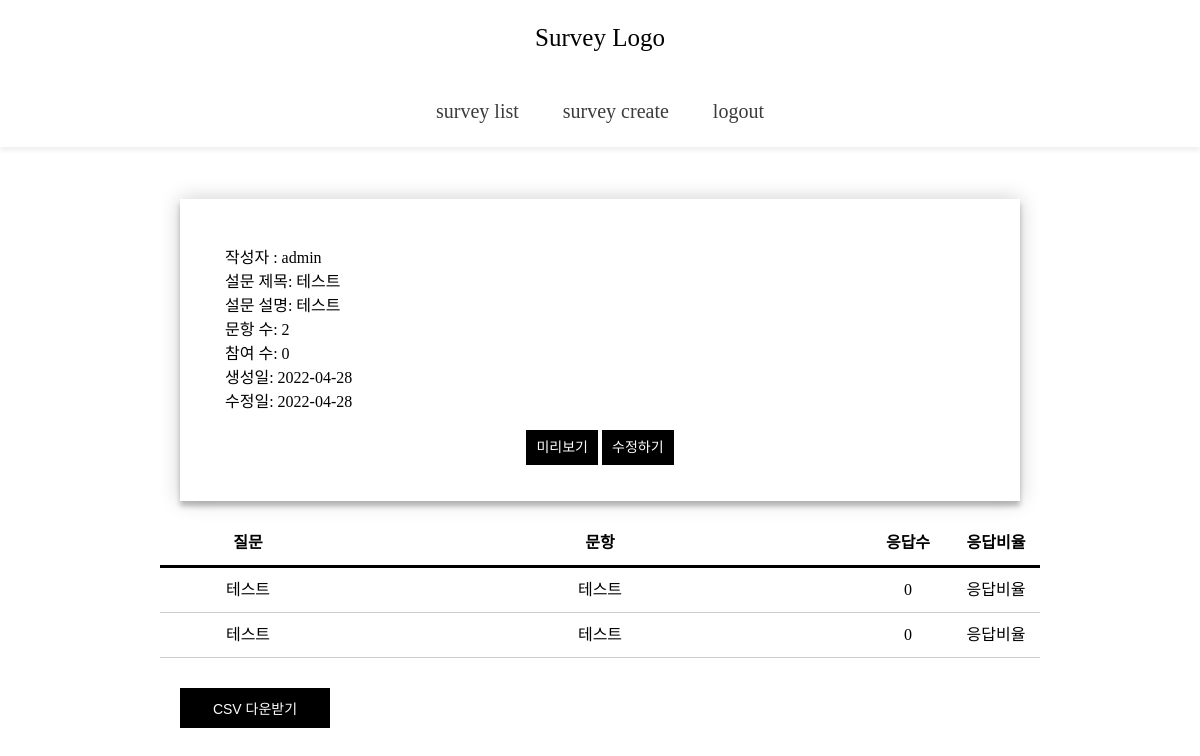
Page /information/10 (signed in) on the committed database.
### survey_q/models.py (models this page shows)
class Question(models.Model):
    writer = models.ForeignKey(Manager, null=True, on_delete=models.SET_NULL, verbose_name="작성자")
    title = models.CharField(max_length=100, verbose_name="설문지 제목")
    notice = models.TextField(blank=True, null=True, verbose_name="설문지 설명")
    created_at = models.DateTimeField(auto_now_add=True, verbose_name="생성 날짜")
    updated_at = models.DateTimeField(auto_now=True, verbose_name="최종 수정 날짜")

class Choice(models.Model):
    CATEGORY_CHOICE = (
        ('checkbox', 'checkbox'),
        ('radio', 'radio'),
        ('select', 'select'),
    )
    question = models.ForeignKey(Question, on_delete=models.CASCADE)
    category = models.CharField(max_length=10, choices=CATEGORY_CHOICE, default='checkbox', verbose_name="유형 선택")
    choice_title = models.CharField(max_length=100, verbose_name="질문")
    item1 = models.CharField(max_length=100, verbose_name="옵션")
    item2 = models.CharField(max_length=100, blank=True, null=True, verbose_name="옵션")
    item3 = models.CharField(max_length=100, blank=True, null=True, verbose_name="옵션")
    item4 = models.CharField(max_length=100, blank=True, null=True, verbose_name="옵션")
    item5 = models.CharField(max_length=100, blank=True, null=True, verbose_name="옵션")
    item6 = models.CharField(max_length=100, blank=True, null=True, verbose_name="옵션")

### survey_q/views.py (the view)
# urls.py: path("information/<int:pk>", views.survey_information, name="info"),
@login_required(login_url='user:login')
def survey_information(request, pk):
    if request.method == 'GET':
        survey = Question.objects.filter(id=pk)
        return render(request, "survey_q/survey_info.html", { 'survey': survey })

### templates/survey_q/survey_info.html (shortened to what this page needs)
{% extends 'main_nav.html' %}
{% load static %}
{% block style %}
    <link href="/static/css/survey_info.css" rel="stylesheet" type="text/css">
{% endblock %}
{% block content %}
    {% if survey %}
        {% for data in survey %}
        <div class="survey-info">
            <div class="form">
            <form class="survey-form">
                <div>작성자 : {{ data.writer }}</div>
                <div>설문 제목: {{ data.title }}</div>
                <div>설문 설명: {{ data.notice }}</div>
                <div>문항 수: {{ data.choice_set.all.count }}</div>
                <div>참여 수: {{ data.participant_set.all.count }}</div>
                <div>생성일: {{ data.created_at|date:'Y-m-d' }}</div>
                <div>수정일: {{ data.updated_at|date:'Y-m-d' }}</div>
                <div class="btn-list" style="text-align: center; margin-top: 24px;">
                    <a href="{% url 'survey_a:detail' data.id %}">미리보기</a>
                    <a href="{% url 'survey_q:update' data.id %}">수정하기</a>
                </div>
            </form>
            </div>
        </div>
        <div class="content">
            <table class="board">
                <thead>
                    <tr class="header">
                        <th style="width:20%;">질문</th>
                        <th style="width:60%;">문항</th>
                        <th style="width:10%;">응답수</th>
                        <th style="width:10%;">응답비율</th>
                    </tr>
                </thead>
                <tbody>
                    {% for choice in data.choice_set.all %}
                    <tr class="even_bgcolor">
                        <td>{{ choice.choice_title }}</td>
                        <td>{{ choice.item1}}</td>
                        <td>{{ choice.answer_set.all.count }}</td>
                        <td>응답비율</td>
                    </tr>
                    {% endfor %}
                </tbody>
            </table>
        </div>
        {% endfor %}
    {% endif %}
    <div class="csv">
        <button>CSV 다운받기</button>
    </div>
{% endblock content %}

### static/css/main_nav.css (style rules this page uses)
body { margin: 0px; }

### static/css/survey_info.css (style rules this page uses)
.survey-info { width: 90%; max-width: 840px; padding: 32px 0 0; margin: 20px auto; }
.form { position: relative; background: #FFFFFF; max-width: 800px; margin: 0 auto 0; padding: 45px; box-shadow: 0 0 20px 0 rgba(0, 0, 0, 0.2), 0 5px 5px 0 rgba(0, 0, 0, 0.24); }
.btn-list a { text-decoration: none; color: #ffffff; text-transform: uppercase; outline: 0; background: #000000; width: 20%; border: 0; padding: 10px; color: #ffffff; font-size: 14px; -webkit-transition: all 0.3 ease; transition: all 0.3 ease; cursor: pointer; }
.content { max-width:880px; margin: 20px auto; }
table.board { width: 100%; border-collapse: collapse; text-align: center; line-height: 1.5; }
table.board thead th { padding: 10px 0; font-weight: bold; vertical-align: top; color: #000000; border-bottom: 3px solid #000000; }
table.board td { padding: 10px 0; vertical-align: top; border-bottom: 1px solid #ccc; }
.csv { width: 100%; max-width: 840px; margin: 30px auto; }
.csv button { outline: 0; background: #000000; width: 150px; border: 0; padding: 10px; color: #ffffff; font-size: 14px; -webkit-transition: all 0.3 ease; transition: all 0.3 ease; cursor: pointer; }

### rows in the picture
Question: writer "admin", title "테스트", notice "테스트", choice_set.all.count "2", participant_set.all.count "0", created_at "2022-04-28", updated_at "2022-04-28"
Choice: choice_title "테스트", item1 "테스트", answer_set.all.count "0"
Choice: choice_title "테스트", item1 "테스트", answer_set.all.count "0"
